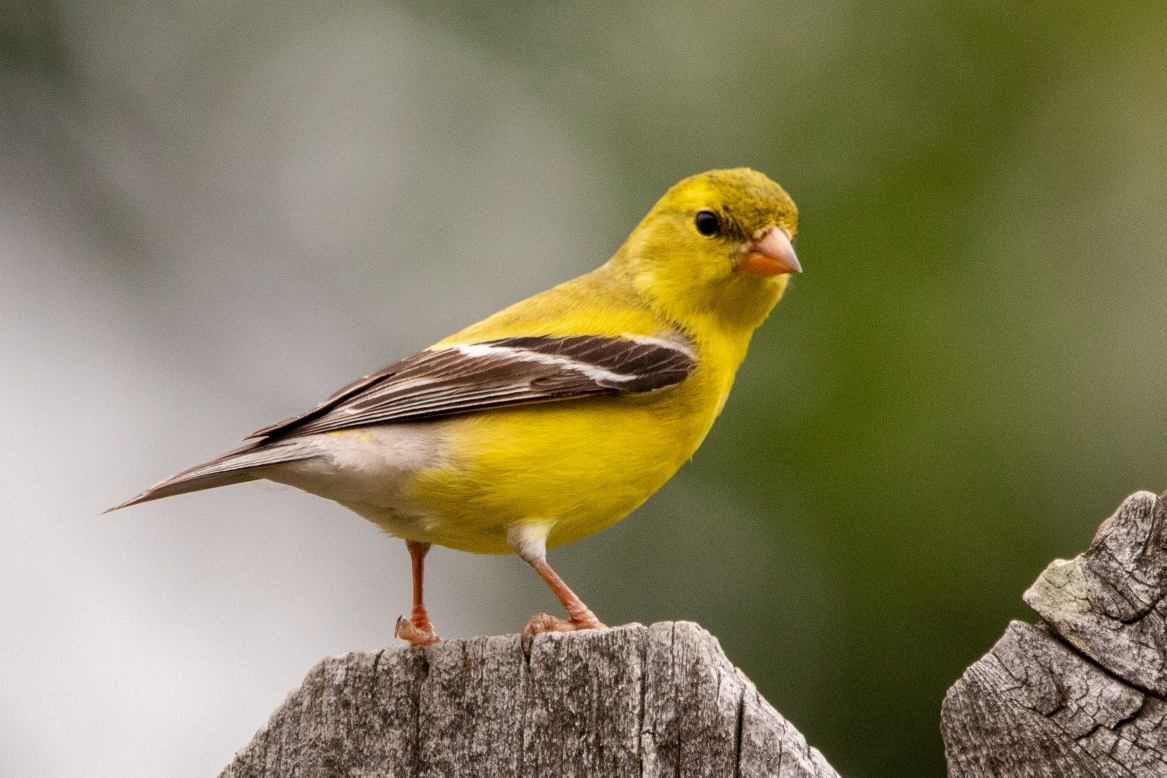
#> input picture resources/bird.jpg, 3500 x 2333 px, given in place of the camera (shown at 1/3 size)
$ python canny.py
#> lines starting #> are read from the running program, lines starting #| are printed output that depends on the picture
import cv2

def empty(a):
    pass

def createCannyWindow():
    cv2.namedWindow("CANNY")
    cv2.resizeWindow("CANNY", 640, 480)
    cv2.createTrackbar("Canny min", "CANNY", 0, 255, empty)
    pass

createCannyWindow()
# cap = cv2.VideoCapture("./resources/square_and_ellipse.mp4")
cap = cv2.VideoCapture(-1)
while True:
    success, img = cap.read()
#> img is the input picture: shape (2333, 3500, 3); mean B, G, R 94.7, 127.7, 134.9
    if success:
        img = cv2.resize(img, (int(cap.get(cv2.CAP_PROP_FRAME_WIDTH)//2), int(cap.get(cv2.CAP_PROP_FRAME_HEIGHT)//2)))
#> img: shape (1166, 1750, 3)
        imgGrey = cv2.cvtColor(img, cv2.COLOR_BGR2GRAY)
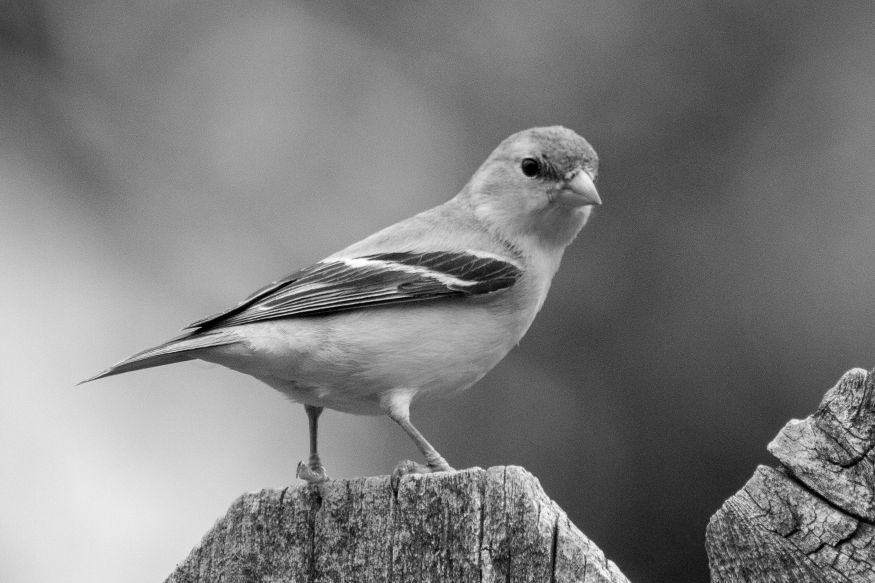
#> imgGrey: shape (1166, 1750) (shown at 1/2 size); min 0, max 254, mean 125.9
        imgBlur = cv2.GaussianBlur(imgGrey, (5, 5), 1)
        imgCanny = cv2.Canny(imgBlur, cv2.getTrackbarPos("Canny min", "CANNY"), int(cv2.getTrackbarPos("Canny min", "CANNY"))*3)
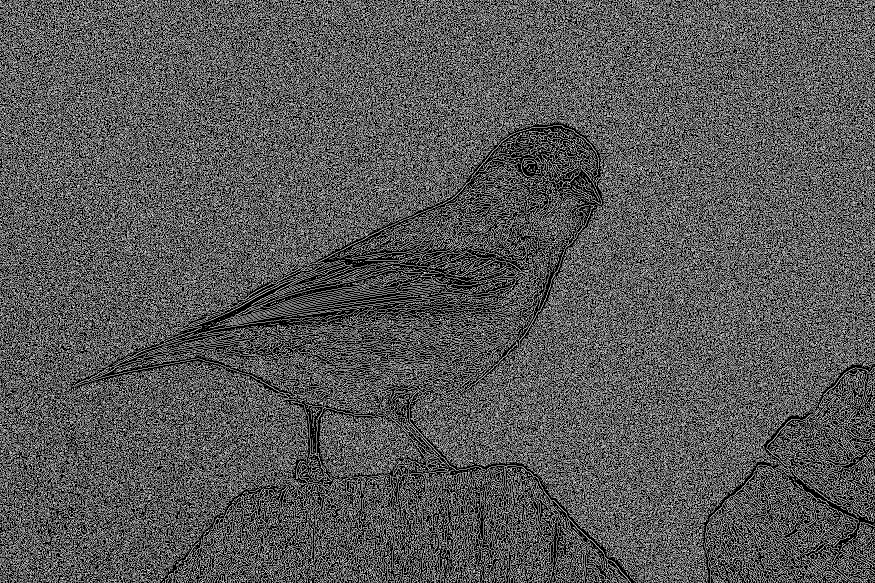
#> imgCanny: shape (1166, 1750) (shown at 1/2 size); 34.7% white in thin lines or dots
        cv2.imshow("img", img)
        cv2.imshow("imgCanny", imgCanny)
    else:
       print('no video')
       cap.set(cv2.CAP_PROP_POS_FRAMES, 0)

    cv2.waitKey(1)
